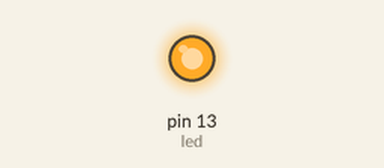
This sketch was run on a simulated Arduino Uno, built with avr-gcc and run on an emulated ATmega328P. Parts: output pins drawn as LEDs (lit = HIGH).

Above: at 0.09 s.
At 5.26 s:
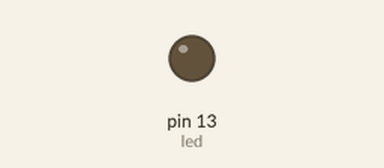
Timing chart, 0 to 6.2 s (numbered marks = the images above):
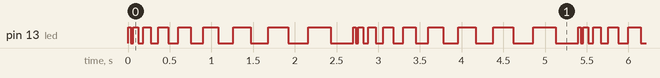

The sketch:

blink_4_1_ciclo_for_veloce.ino
```cpp
/*
  Blink v4: for loop

 Accensione e spegnimanto di un LED utilizzando un ciclo
 iterativo while per comandare il lampeggio.

 Reference: http://arduino.cc/en/Reference/for
 Altri esempi: sketchbook_andrea/programming/loops/

 */

const int led   = 13;   // Il valore non cambia
                        // durante l'esecuzione del programma


// /////////////////
// Setup: eseguita una volta sola all'accensione della scheda
void setup() {
    // initialize the digital pin as an output.
    pinMode(led, OUTPUT);
}

// ///////////////
// loop: Le istruzioni vengono eseguite all'infinito
void loop() {
for (int i = 0; i < 10; i++) {
// (Definizione iteratore, condizione di verifica, gestione dell'iteratore)
// Operatore ternario (3 elementi)
// i++ incrementa di uno la variabile
    brilla(30 * i);      // accende e spegne rapidamente il LED
    // la pausa e' in funzione della variabile iteratore
}
}

// Funzioni create dall'utente:
void brilla(int velocita) {
    // Accende e spegne il LED accetando un argomento
    // per impostare la velocita'.

    // sequenze di istruzione: accendere e spegnere il LED
    digitalWrite(led, HIGH);   // turn the LED on (HIGH is the voltage level)
    delay(velocita);               // wait for a second
    digitalWrite(led, LOW);    // turn the LED off by making the voltage LOW
    delay(velocita);               // wait for a second
}


/* Domande

1.  Che differenza c'e' nella gestione dell'iteratore tra un ciclo
    while e for ?
2.  In quali casi si usa un ciclo for piuttosto che uno while?

.
.
.
.
.
.
.
.
.
.
.
.
.
.
.
.
.
.
.
    Soluzioni
1.  Nel ciclo for l'iteratore e tutta la sua gestione avviene al di fuori
    del corpo della struttura del ciclo. Questa viene esplicitamente definita.
2.  Un ciclo for e' indicato per casi in cui si conosce e si vuole controllare
    il numero delle iterazioni.
    Un ciclo while quando basta controllare
    il perdurare di una situazione di durata indefinita ad es. lo stato
    di un bottone. Es:

    while (stato_bottone = HIGH) {
    digitalWrite(LED, HI);
}
*/
```

Measured:
- by itself, pin 13 (led): repeats every 2.7 s: LOW 0.03 s, HIGH 0.06 s, LOW 0.06 s, HIGH 0.09 s, LOW 0.09 s, HIGH 0.12 s, LOW 0.12 s, HIGH 0.15 s, LOW 0.15 s, HIGH 0.18 s, LOW 0.18 s, HIGH 0.21 s, LOW 0.21 s, HIGH 0.24 s, LOW 0.24 s, HIGH 0.27 s, LOW 0.27 s, HIGH 0.03 s
- by itself, everything shown: repeats every 2.7 s, in 16 steps
